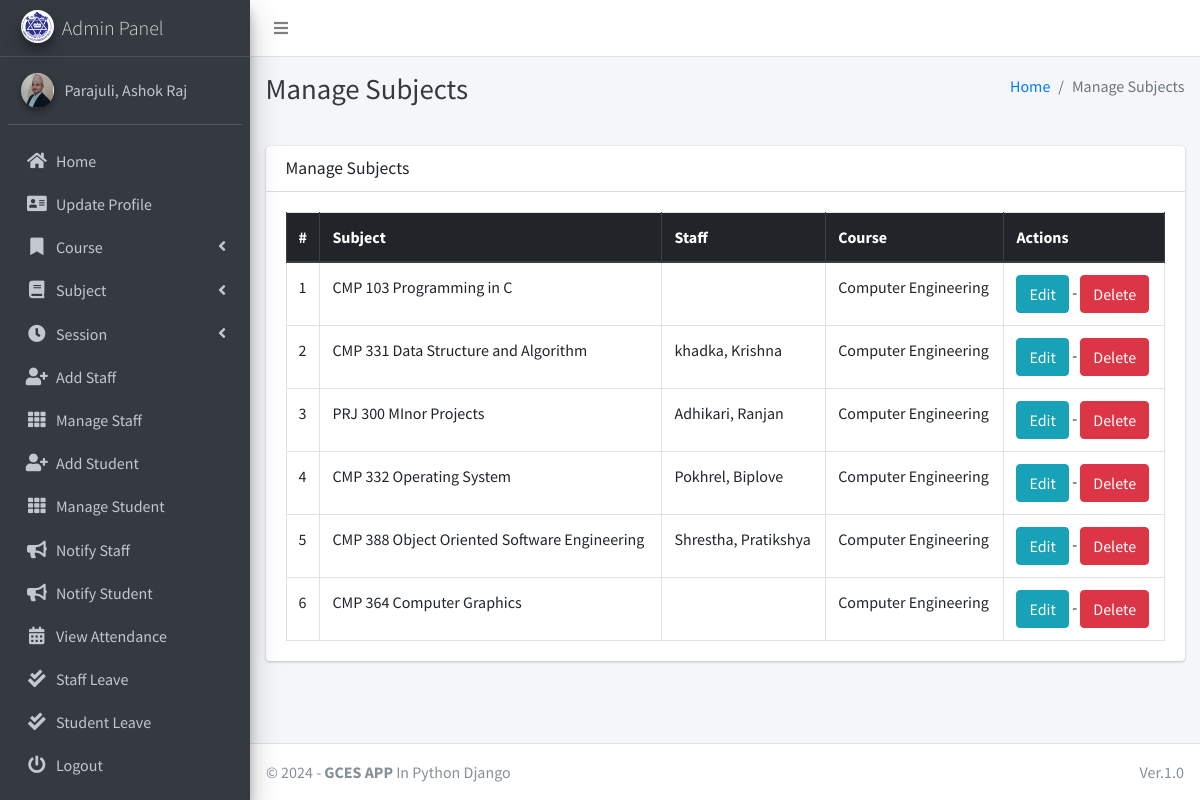
Page /subject/manage/ (signed in) on the earlier database version.
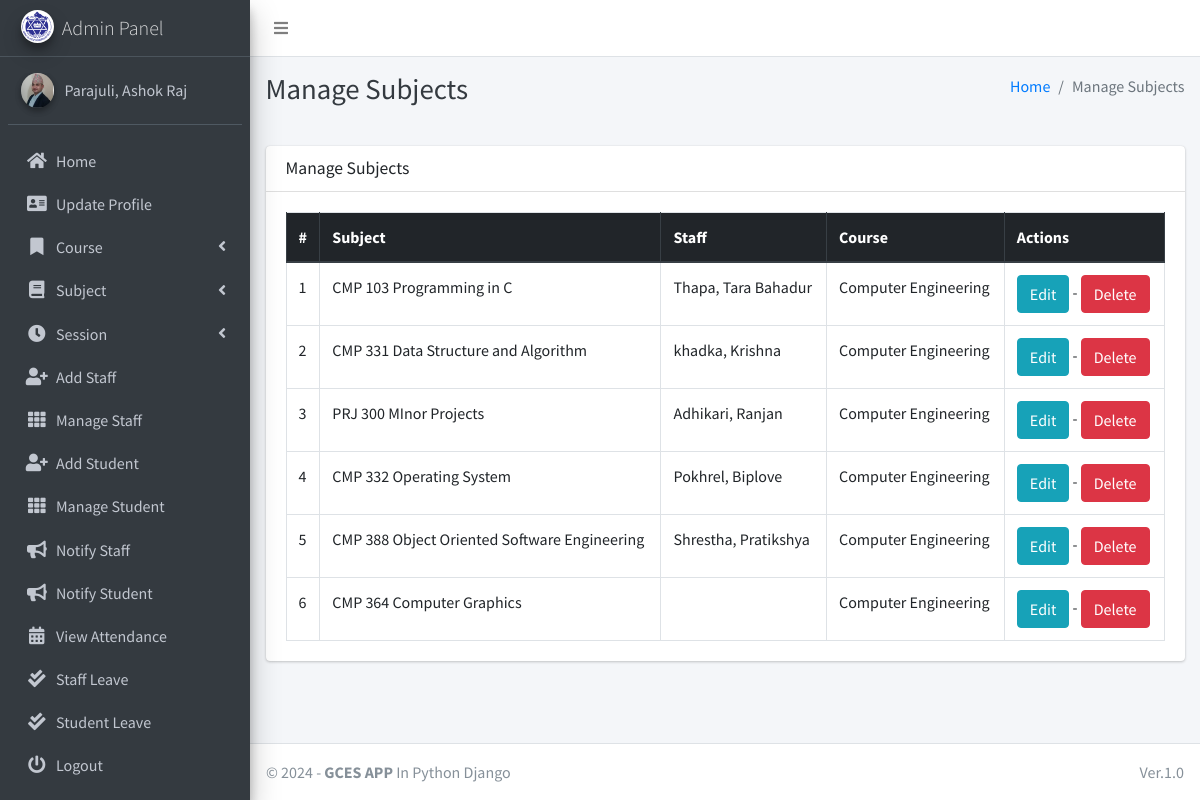
Same page on the later database version.
### main_app/models.py (models this page shows, shortened)
class Subject(models.Model):
    name = models.CharField(max_length=120)
    staff = models.ForeignKey(Staff, on_delete=models.SET_NULL, null=True)  # Nullify staff instead of deleting
    course = models.ForeignKey(Course, on_delete=models.PROTECT)  # Prevent course deletion if subjects exist
    updated_at = models.DateTimeField(auto_now=True)
    created_at = models.DateTimeField(auto_now_add=True)

class Course(models.Model):
    name = models.CharField(max_length=120)
    created_at = models.DateTimeField(auto_now_add=True)
    updated_at = models.DateTimeField(auto_now=True)

class Staff(models.Model):
    course = models.ForeignKey(Course, on_delete=models.PROTECT, null=True, blank=False)  # Prevent course deletion if referenced by staff
    admin = models.OneToOneField(CustomUser, on_delete=models.CASCADE)  # CustomUser can be deleted with the staff

class CustomUser(AbstractUser):
    USER_TYPE = ((1, "HOD"), (2, "Staff"), (3, "Student"))
    GENDER = [("M", "Male"), ("F", "Female")]
    username = None  # Removed username, using email instead
    email = models.EmailField(unique=True)
    user_type = models.CharField(default=1, choices=USER_TYPE, max_length=1)
    gender = models.CharField(max_length=1, choices=GENDER)
    profile_pic = models.ImageField()
    address = models.TextField()
    fcm_token = models.TextField(default="")  # For firebase notifications
    created_at = models.DateTimeField(auto_now_add=True)
    updated_at = models.DateTimeField(auto_now=True)
    USERNAME_FIELD = "email"
    REQUIRED_FIELDS = []
    objects = CustomUserManager()
    def __str__(self):
        return self.last_name + ", " + self.first_name

### main_app/hod_views.py (the view)
# urls.py: path("subject/manage/", hod_views.manage_subject, name='manage_subject'),
def manage_subject(request):
    subjects = Subject.objects.all()
    context = {
        'subjects': subjects,
        'page_title': 'Manage Subjects'
    }
    return render(request, "hod_template/manage_subject.html", context)

### main_app/templates/hod_template/manage_subject.html
{% extends 'main_app/base.html' %}
{% load static %}
{% block page_title %}{{page_title}}{% endblock page_title %}
{% block content %}
<section class="content">
    <div class="container-fluid">
        <div class="row">
            <div class="col-md-12">
                <div class="card">
                    <div class="card-header">
                        <h3 class="card-title">{{page_title}}</h3>
                    </div>
                    <div class="card-body">
                        <table id="example2" class="table table-bordered table-hover">
                            <thead class="thead-dark">
                                <tr>
                                    <th>#</th>
                                    <th>Subject</th>
                                    <th>Staff</th>
                                    <th>Course</th>
                                    <th>Actions</th>
                                </tr>
                            </thead>
                            <tbody>
                                {% for subject in subjects %}
                                <tr>
                                    <td>{{ forloop.counter }}</td>
                                    <td>{{subject.name}}</td>
                                    <td>{{subject.staff.admin}}</td>
                                    <td>{{subject.course.name}}</td>
                                    <td>
                                        <a href="{% url 'edit_subject' subject.id %}" class="btn btn-info">Edit</a> -
                                        <a href="{% url 'delete_subject' subject.id %}" onclick="return confirm('Are you sure you want to delete this ?')" class="btn btn-danger">Delete</a>
                                    </td>
                                </tr>
                                {% endfor %}
                            </tbody>
                        </table>
                    </div>
                </div>
            </div>
        </div>
    </div>
</section>
{% endblock content %}

Differences in the rows shown:
changed Subject "CMP 103 Programming in C": staff.admin (not shown) → "Thapa, Tara Bahadur"
